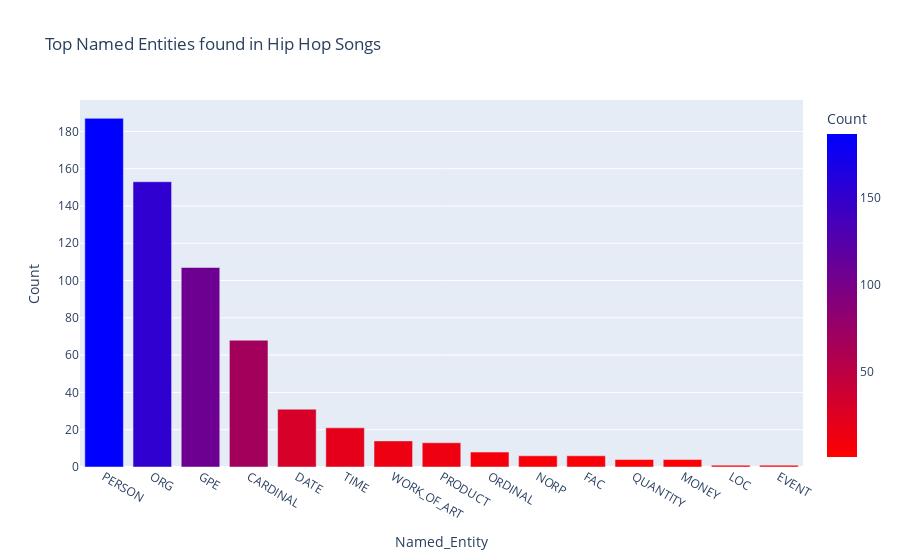

The notebook cell this image was saved under:
### Code cell
fig = px.bar(
    entities_count,
    x="Named_Entity",
    y="Count",
    color = "Count",
    color_continuous_scale='Bluered_r',
    title = "Top Named Entities found in Hip Hop Songs"
     )
fig.show()

### Figure 1 — Plotly figure (JSON) as saved in the notebook; plotly's stock layout.template omitted (floating-point values rounded to 4 significant figures)
{"data": [{"alignmentgroup": "True", "hovertemplate": "Named_Entity=%{x}<br>Count=%{marker.color}<extra></extra>", "legendgroup": "", "marker": {"color": [187, 153, 107, 68, 31, 21, 14, 13, 8, 6, 6, 4, 4, 1, 1], "coloraxis": "coloraxis", "pattern": {"shape": ""}}, "name": "", "offsetgroup": "", "orientation": "v", "showlegend": false, "textposition": "auto", "type": "bar", "x": ["PERSON", "ORG", "GPE", "CARDINAL", "DATE", "TIME", "WORK_OF_ART", "PRODUCT", "ORDINAL", "NORP", "FAC", "QUANTITY", "MONEY", "LOC", "EVENT"], "xaxis": "x", "y": [187, 153, 107, 68, 31, 21, 14, 13, 8, 6, 6, 4, 4, 1, 1], "yaxis": "y"}], "layout": {"autosize": true, "barmode": "relative", "coloraxis": {"colorbar": {"title": {"text": "Count"}}, "colorscale": [[0, "rgb(255,0,0)"], [1, "rgb(0,0,255)"]]}, "legend": {"tracegroupgap": 0}, "title": {"text": "Top Named Entities found in Hip Hop Songs"}, "xaxis": {"anchor": "y", "autorange": true, "domain": [0, 1], "range": [-0.5, 14.5], "title": {"text": "Named_Entity"}, "type": "category"}, "yaxis": {"anchor": "x", "autorange": true, "domain": [0, 1], "range": [0, 196.8], "title": {"text": "Count"}, "type": "linear"}}}
